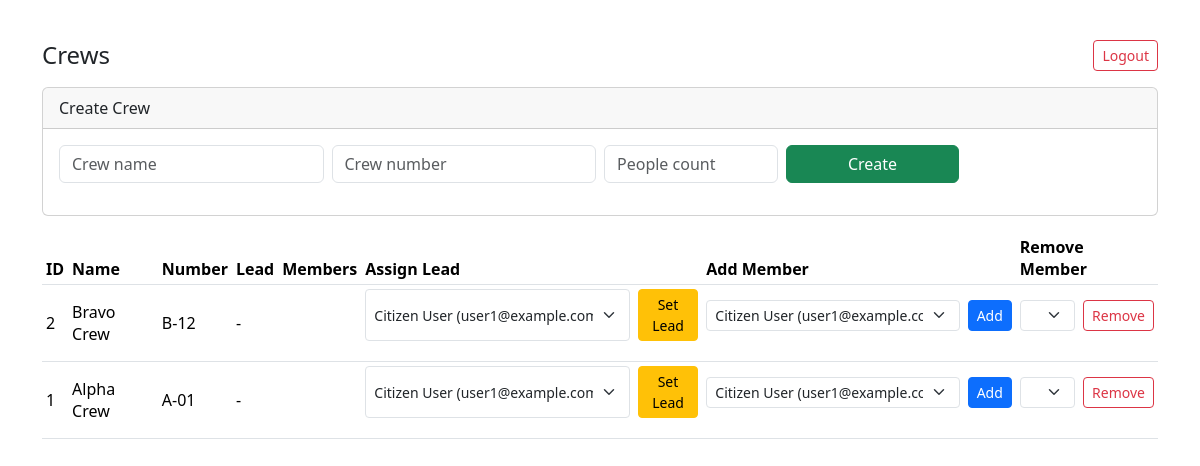
The app's page /admin/crews (signed in) with its own data.
### models.py (models this page shows)
class Crew(db.Model):
    id = db.Column(db.Integer, primary_key=True)
    name = db.Column(db.String(120))
    crew_number = db.Column(db.String(20), unique=True)
    people_count = db.Column(db.Integer)
    lead_user_id = db.Column(db.Integer, db.ForeignKey("user.id"))
    lead = db.relationship("User", foreign_keys=[lead_user_id])

### blueprints/admin/routes.py (the view)
@bp.get("/crews")
@login_required
def crews():
    crews = Crew.query.order_by(Crew.id.desc()).all()
    users = User.query.order_by(User.name.asc()).all()
    return render_template("admin/crews.html", crews=crews, users=users)

### blueprints/admin/routes.py (called while the page is built)
def _admin_only():
    return current_user.is_authenticated and current_user.role == "admin"

@bp.before_request
def guard():
    if not _admin_only():
        abort(403)

### templates/admin/crews.html (shortened to what this page needs)
﻿{% extends "base.html" %}
{% block content %}
<div class="d-flex justify-content-between align-items-center mb-3">
  <h1 class="h4 mb-0">Crews</h1>
  <a class="btn btn-outline-danger btn-sm" href="{{ url_for('auth.logout') }}">Logout</a>
</div>
<div class="card mb-3">
  <div class="card-header">Create Crew</div>
  <div class="card-body">
    <form method="post" action="{{ url_for('admin.create_crew') }}" class="row g-2">
      <div class="col-md-3"><input class="form-control" name="name" placeholder="Crew name" required></div>
      <div class="col-md-3"><input class="form-control" name="crew_number" placeholder="Crew number" required></div>
      <div class="col-md-2"><input class="form-control" type="number" name="people_count" placeholder="People count"></div>
      <div class="col-md-2"><button class="btn btn-success w-100">Create</button></div>
    </form>
  </div>
</div>
<table class="table table-sm align-middle">
  <thead>
    <tr><th>ID</th><th>Name</th><th>Number</th><th>Lead</th><th>Members</th><th>Assign Lead</th><th>Add Member</th><th>Remove Member</th></tr>
  </thead>
  <tbody>
  {% for c in crews %}
    <tr>
      <td>{{ c.id }}</td>
      <td>{{ c.name }}</td>
      <td>{{ c.crew_number }}</td>
      <td>{{ c.lead.name if c.lead else "-" }}</td>
      <td>
      </td>
      <td>
        <form method="post" action="{{ url_for('admin.set_crew_lead') }}" class="d-flex gap-2">
          <select name="user_id" class="form-select form-select-sm">
            {% for u in users %}
              <option value="{{ u.id }}">{{ u.name }} ({{ u.email }})</option>
            {% endfor %}
          </select>
          <button class="btn btn-sm btn-warning">Set Lead</button>
        </form>
      </td>
      <td>
        <form method="post" action="{{ url_for('admin.add_crew_member') }}" class="d-flex gap-2">
          <select name="user_id" class="form-select form-select-sm">
            {% for u in users %}
              <option value="{{ u.id }}">{{ u.name }} ({{ u.email }})</option>
            {% endfor %}
          </select>
          <button class="btn btn-sm btn-primary">Add</button>
        </form>
      </td>
      <td>
        <form method="post" action="{{ url_for('admin.remove_crew_member') }}" class="d-flex gap-2">
          <select name="user_id" class="form-select form-select-sm">
          </select>
          <button class="btn btn-sm btn-outline-danger">Remove</button>
        </form>
      </td>
    </tr>
  {% endfor %}
  </tbody>
</table>
{% endblock %}

### records on screen
Crew: id "2", name "Bravo Crew", crew_number "B-12", lead "-"
Crew: id "1", name "Alpha Crew", crew_number "A-01", lead "-"

### other values on screen
form field user_id "Citizen User (user1@example.com)"
